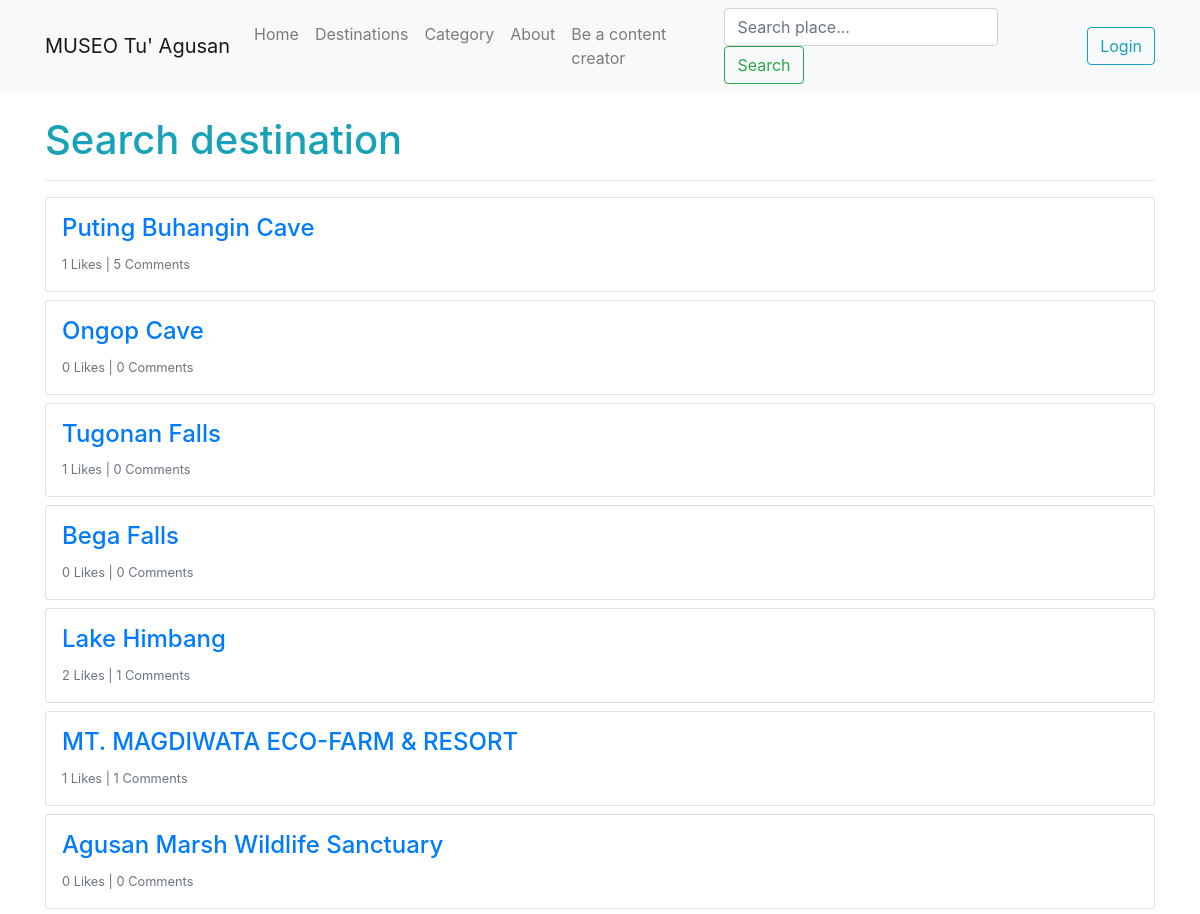
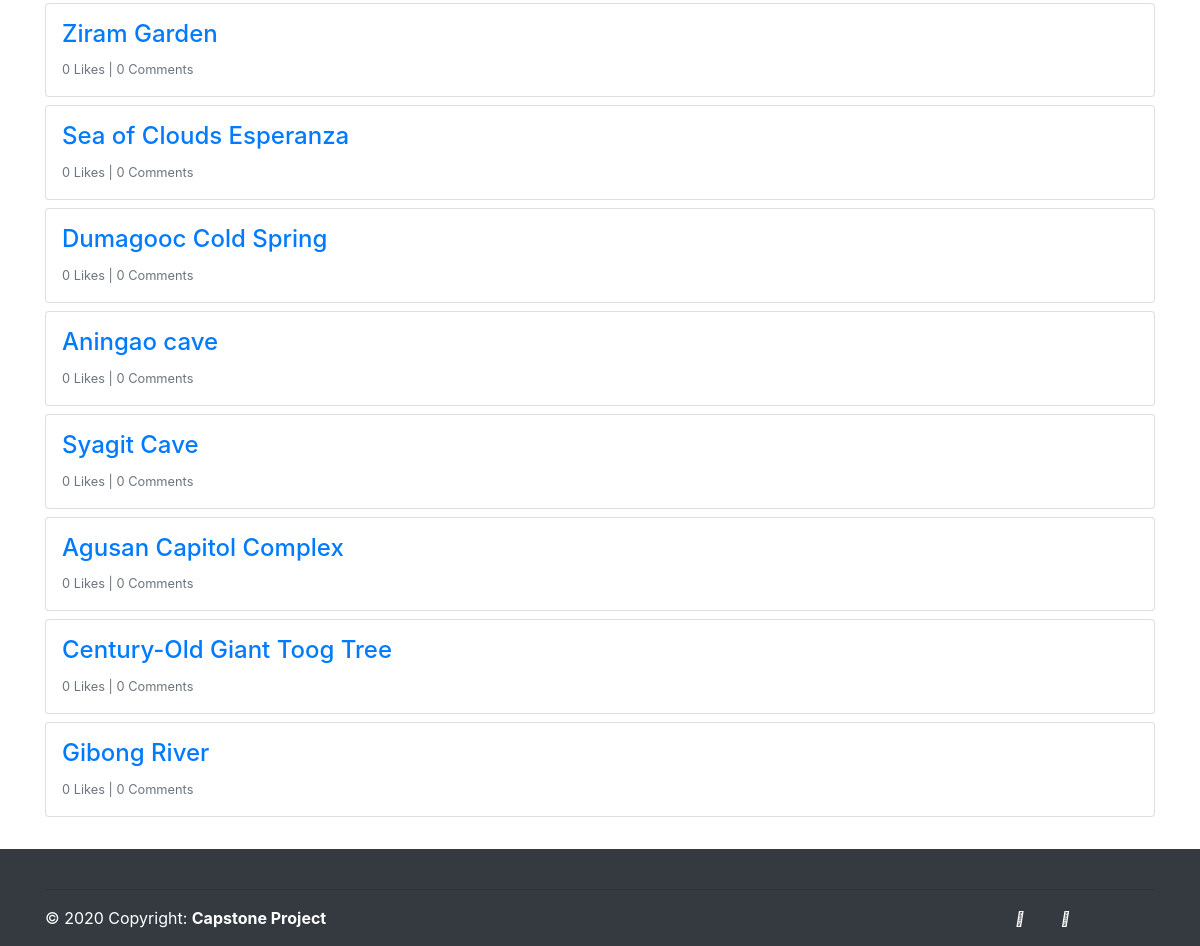
Screenshot of /search with the database file from the repository (2 pictures, top to bottom).
### home/models.py (models this page shows, shortened)
class Destination(models.Model):
    title = models.CharField(max_length=300, null=False, blank=False)
    description = models.TextField()
    image_url = models.CharField(max_length=300, blank=True, null=True, default="https://www.agora-gallery.com/advice/wp-content/uploads/2015/10/image-placeholder.png")
    tags = models.ManyToManyField(Tag, through="DestinationTags")
    comments = models.ManyToManyField(Comment, through="DestinationComments")
    category = models.ForeignKey(Category, on_delete=models.CASCADE, related_name='destination_category', blank=True, null=True)
    likes = models.ManyToManyField(User, through="DestinationLike", related_name="user_likes")
    date_posted = models.DateTimeField(auto_now_add=True, null=True, blank=True)
    posted_by = models.ForeignKey(User, on_delete=models.DO_NOTHING, related_name="user_destination_post", blank=True, null=True)
    amenities = models.ManyToManyField(Amenity, through="DestinationAmenities")
    photos = models.ManyToManyField(Photo, through="DestinationPhotos")
    ratings = models.ManyToManyField(User, through="UserRating", related_name="user_ratings")
    reactions = models.ManyToManyField(Reaction, through="DestinationReaction")
    address = map_fields.AddressField(max_length=200, blank=True, null=True)
    geolocation = map_fields.GeoLocationField(max_length=100, blank=True, null=True)
    def __str__(self):
        return self.title
    def getEncryptedID(self):
        value = signer.sign(self.id)
        return value
    def num_likes(self):
        return self.likes.count()
    def num_comments(self):
        return self.comments.count()

### home/views.py (the view)
# urls.py: path('search', search_destination, name="search_destination"),
def search_destination(request):
    filter = request.GET.get('filter')
    destinations = []
    if filter:
        destinations = Destination.objects.filter(title__contains=filter)
    else:
        destinations = Destination.objects.all()
    context = {
        'destinations':destinations
    }
    return render(request, 'home/search_destination.html', context)

### templates/home/search_destination.html (shortened to what this page needs)
{% extends 'home/base.html' %}
{% block content %}
<br>
<h1 class="text-info">Search destination</h1>
<hr>
{% for destination in destinations %}
   <div class="card p-3 mb-2 d-flex">
       <a href="{% url 'home:destination_details' destination_id=destination.getEncryptedID %}"><h4>{{destination}}</h4></a>
        <div class="text-muted"> <small>{{destination.num_likes}} Likes | {{destination.num_comments}} Comments</small> </div>
   </div>
{% endfor %}
<br>
{% endblock %}

### rows the page displays
Destination: title "Puting Buhangin Cave", num_likes "1", num_comments "5"
Destination: title "Ongop Cave", num_likes "0", num_comments "0"
Destination: title "Tugonan Falls", num_likes "1", num_comments "0"
Destination: title "Bega Falls", num_likes "0", num_comments "0"
Destination: title "Lake Himbang", num_likes "2", num_comments "1"
Destination: title "MT. MAGDIWATA ECO-FARM & RESORT", num_likes "1", num_comments "1"
Destination: title "Agusan Marsh Wildlife Sanctuary", num_likes "0", num_comments "0"
Destination: title "Ziram Garden", num_likes "0", num_comments "0"
Destination: title "Sea of Clouds Esperanza", num_likes "0", num_comments "0"
Destination: title "Dumagooc Cold Spring", num_likes "0", num_comments "0"
Destination: title "Aningao cave", num_likes "0", num_comments "0"
Destination: title "Syagit Cave", num_likes "0", num_comments "0"
Destination: title "Agusan Capitol Complex", num_likes "0", num_comments "0"
Destination: title "Century-Old Giant Toog Tree", num_likes "0", num_comments "0"
Destination: title "Gibong River", num_likes "0", num_comments "0"
